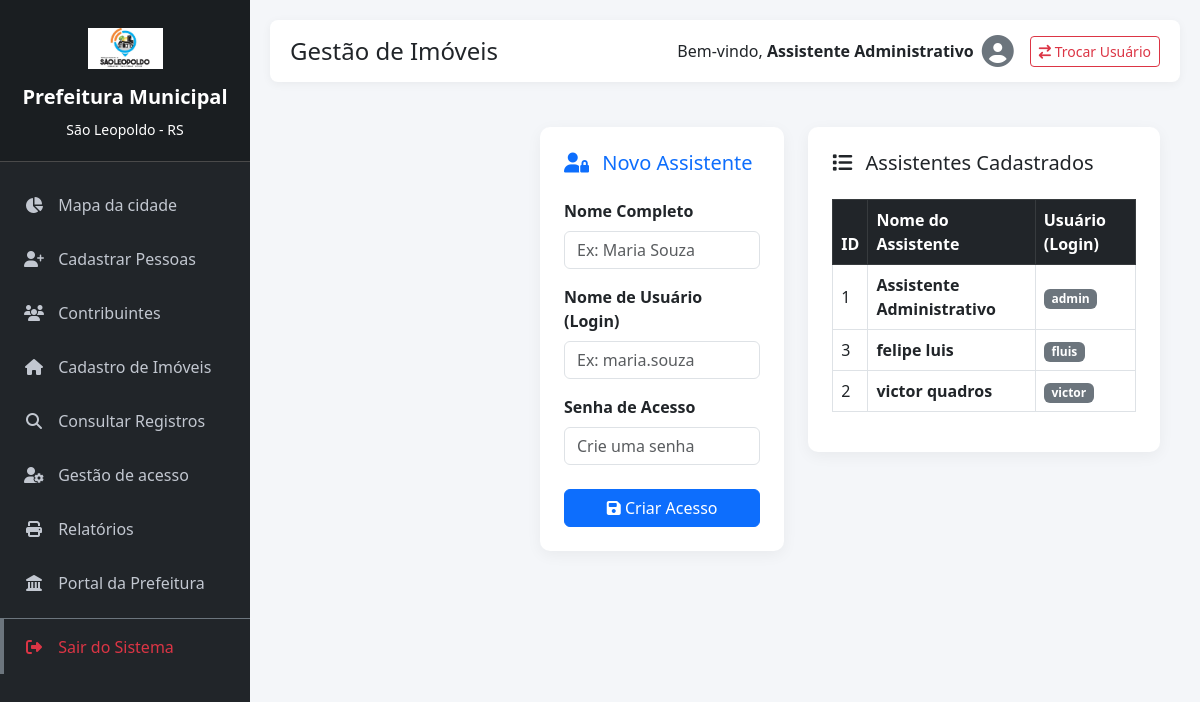
Screenshot of /cadastroUsuario.php (signed in) with the database file from the repository.
### tables this page shows
CREATE TABLE `usuarios` (
  `id` int NOT NULL AUTO_INCREMENT,
  `nome` varchar(100) NOT NULL,
  `usuario` varchar(50) NOT NULL,
  `senha` varchar(255) NOT NULL,
  PRIMARY KEY (`id`),
  UNIQUE KEY `usuario` (`usuario`)
);

### cadastroUsuario.php (the view, shortened to what this page needs)
<?php
require 'config.php';
$stmt_users = $pdo->query("SELECT id, nome, usuario FROM usuarios ORDER BY nome ASC");
$usuarios_sistema = $stmt_users->fetchAll(PDO::FETCH_ASSOC);
?>
<!DOCTYPE html>
<html lang="pt-BR">
<head>
    <link href="https://cdn.jsdelivr.net/npm/bootstrap@5.3.0/dist/css/bootstrap.min.css" rel="stylesheet">
    <link rel="stylesheet" href="https://cdnjs.cloudflare.com/ajax/libs/font-awesome/6.4.0/css/all.min.css">
    <link rel="stylesheet" href="css/estilo.css">
</head>
<body>
       <?php include 'menu.php'; ?>
    <div class="main-content">
        <?php include 'topbar.php'; ?>
    <div class="main-content">
        <div class="row">
            <div class="col-md-5 mb-4">
                <div class="card card-custom p-4">
                    <h5 class="mb-4 text-primary"><i class="fa-solid fa-user-lock me-2"></i> Novo Assistente</h5>
                    <form action="cadastroUsuario.php" method="POST">
                        <div class="mb-3">
                            <label class="form-label fw-bold">Nome Completo</label>
                            <input type="text" name="nome" class="form-control" placeholder="Ex: Maria Souza" required>
                        </div>
                        <div class="mb-3">
                            <label class="form-label fw-bold">Nome de Usuário (Login)</label>
                            <input type="text" name="usuario" class="form-control" placeholder="Ex: maria.souza" required>
                        </div>
                        <div class="mb-4">
                            <label class="form-label fw-bold">Senha de Acesso</label>
                            <input type="password" name="senha" class="form-control" placeholder="Crie uma senha" required>
                        </div>
                        <button type="submit" class="btn btn-primary w-100"><i class="fa-solid fa-save"></i> Criar Acesso</button>
                    </form>
                </div>
            </div>
            <div class="col-md-7">
                <div class="card card-custom p-4">
                    <h5 class="mb-4"><i class="fa-solid fa-list me-2"></i> Assistentes Cadastrados</h5>
                    <div class="table-responsive">
                        <table class="table table-hover table-bordered align-middle">
                            <thead class="table-dark">
                                <tr>
                                    <th>ID</th>
                                    <th>Nome do Assistente</th>
                                    <th>Usuário (Login)</th>
                                </tr>
                            </thead>
                            <tbody>
                                <?php foreach ($usuarios_sistema as $u): ?>
                                    <tr>
                                        <td><?= $u['id'] ?></td>
                                        <td class="fw-bold"><?= htmlspecialchars($u['nome']) ?></td>
                                        <td><span class="badge bg-secondary"><?= htmlspecialchars($u['usuario']) ?></span></td>
                                    </tr>
                                <?php endforeach; ?>
                            </tbody>
                        </table>
                    </div>
                </div>
            </div>
        </div>
    </div>
</body>
</html>

### css/estilo.css (style rules this page uses)
body { background-color: #f4f6f9; overflow-x: hidden; }
.main-content { margin-left: 250px; padding: 20px; min-height: 100vh; }
.card-custom { border: none; border-radius: 10px; box-shadow: 0 4px 15px rgba(0,0,0,0.05); }

### rows the page displays
usuarios: id "1", nome "Assistente Administrativo", usuario "admin"
usuarios: id "3", nome "felipe luis", usuario "fluis"
usuarios: id "2", nome "victor quadros", usuario "victor"

### other values shown
$_SESSION['nome_usuario'] "Assistente Administrativo"
